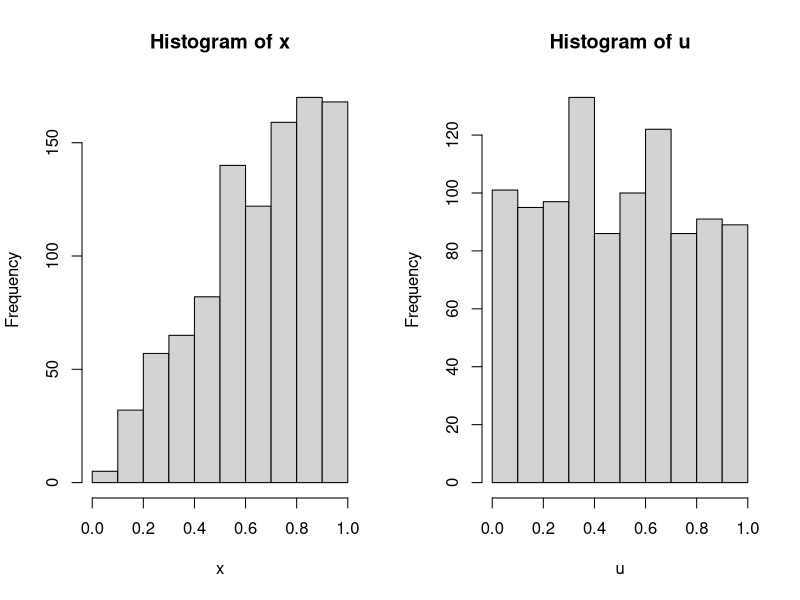

The R script that drew this image:
for(i in c(1:10)){
    print(i)
    i=i+1
    
}
n=1000;
u=runif(n);
x=c(1:n);
for(i in c(1:n))
{
  x[i]=sqrt(u[i]);
  print(x[i]);
}
par(mfrow=c(1,2))
hist(x);
hist(u);
par(mfrow=c(1,1))